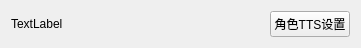
<?xml version="1.0" encoding="UTF-8"?>
<ui version="4.0">
 <class>speakerTTSSet</class>
 <widget class="QWidget" name="speakerTTSSet">
  <property name="geometry">
   <rect>
    <x>0</x>
    <y>0</y>
    <width>361</width>
    <height>42</height>
   </rect>
  </property>
  <property name="windowTitle">
   <string>Form</string>
  </property>
  <layout class="QHBoxLayout" name="horizontalLayout">
   <item>
    <widget class="QLabel" name="speakerLabel">
     <property name="text">
      <string>TextLabel</string>
     </property>
    </widget>
   </item>
   <item>
    <spacer name="horizontalSpacer">
     <property name="orientation">
      <enum>Qt::Horizontal</enum>
     </property>
     <property name="sizeHint" stdset="0">
      <size>
       <width>40</width>
       <height>20</height>
      </size>
     </property>
    </spacer>
   </item>
   <item>
    <widget class="QPushButton" name="speakerSetButton">
     <property name="text">
      <string>角色TTS设置</string>
     </property>
    </widget>
   </item>
  </layout>
 </widget>
 <resources/>
 <connections/>
</ui>
